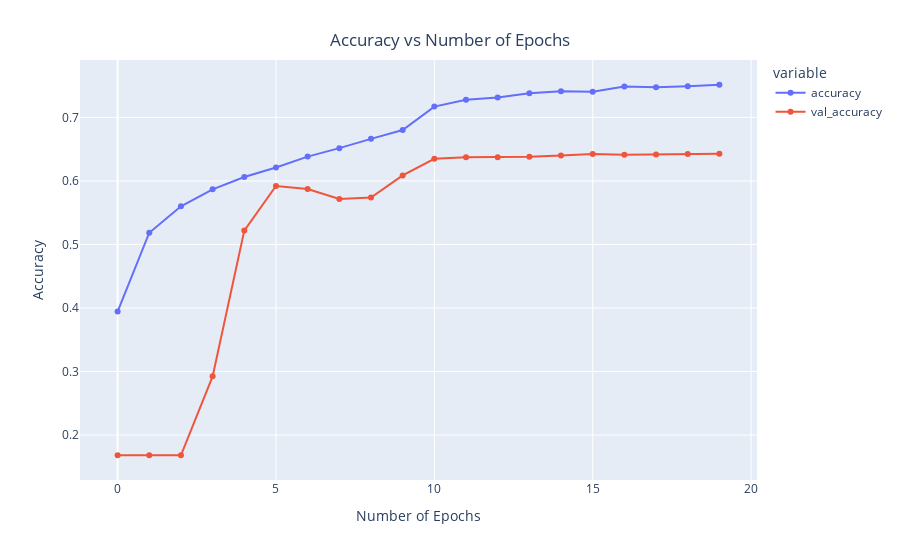

Notebook source saved alongside this figure:
### Markdown cell above
Training plots

### Code cell
x = px.line(data_frame= hist , y= ["accuracy" , "accuracy"] ,markers = True )
x.update_xaxes(title="")
x.update_yaxes(title = "")
x.update_layout(showlegend = True,
    title = {
        'text': '',
        'y':0.94,
        'x':0.5,
        'xanchor': '',
        'yanchor': ''})
x.show()

### Figure 1 — Plotly figure (JSON) as saved in the notebook; plotly's stock layout.template omitted (floating-point values rounded to 4 significant figures)
{"data": [{"hovertemplate": "variable=accuracy<br>index=%{x}<br>value=%{y}<extra></extra>", "legendgroup": "accuracy", "line": {"color": "#636efa", "dash": "solid"}, "marker": {"symbol": "circle"}, "mode": "lines+markers", "name": "accuracy", "orientation": "v", "showlegend": true, "type": "scatter", "x": [0, 1, 2, 3, 4, 5, 6, 7, 8, 9, 10, 11, 12, 13, 14, 15, 16, 17, 18, 19], "xaxis": "x", "y": [0.3945, 0.5185, 0.5602, 0.5867, 0.6062, 0.6211, 0.6383, 0.6516, 0.6662, 0.6802, 0.717, 0.7278, 0.7312, 0.7381, 0.741, 0.7405, 0.7486, 0.7476, 0.7492, 0.7514], "yaxis": "y"}, {"hovertemplate": "variable=val_accuracy<br>index=%{x}<br>value=%{y}<extra></extra>", "legendgroup": "val_accuracy", "line": {"color": "#EF553B", "dash": "solid"}, "marker": {"symbol": "circle"}, "mode": "lines+markers", "name": "val_accuracy", "orientation": "v", "showlegend": true, "type": "scatter", "x": [0, 1, 2, 3, 4, 5, 6, 7, 8, 9, 10, 11, 12, 13, 14, 15, 16, 17, 18, 19], "xaxis": "x", "y": [0.1683, 0.1683, 0.1683, 0.2925, 0.5219, 0.5921, 0.5874, 0.5717, 0.5738, 0.6086, 0.6349, 0.6372, 0.6373, 0.6382, 0.6401, 0.6426, 0.6412, 0.6415, 0.6424, 0.6429], "yaxis": "y"}], "layout": {"legend": {"title": {"text": "variable"}, "tracegroupgap": 0}, "margin": {"t": 60}, "showlegend": true, "title": {"text": "Accuracy vs Number of Epochs", "x": 0.5, "xanchor": "center", "y": 0.94, "yanchor": "top"}, "xaxis": {"anchor": "y", "domain": [0, 1], "title": {"text": "Number of Epochs"}}, "yaxis": {"anchor": "x", "domain": [0, 1], "title": {"text": "Accuracy"}}}}
